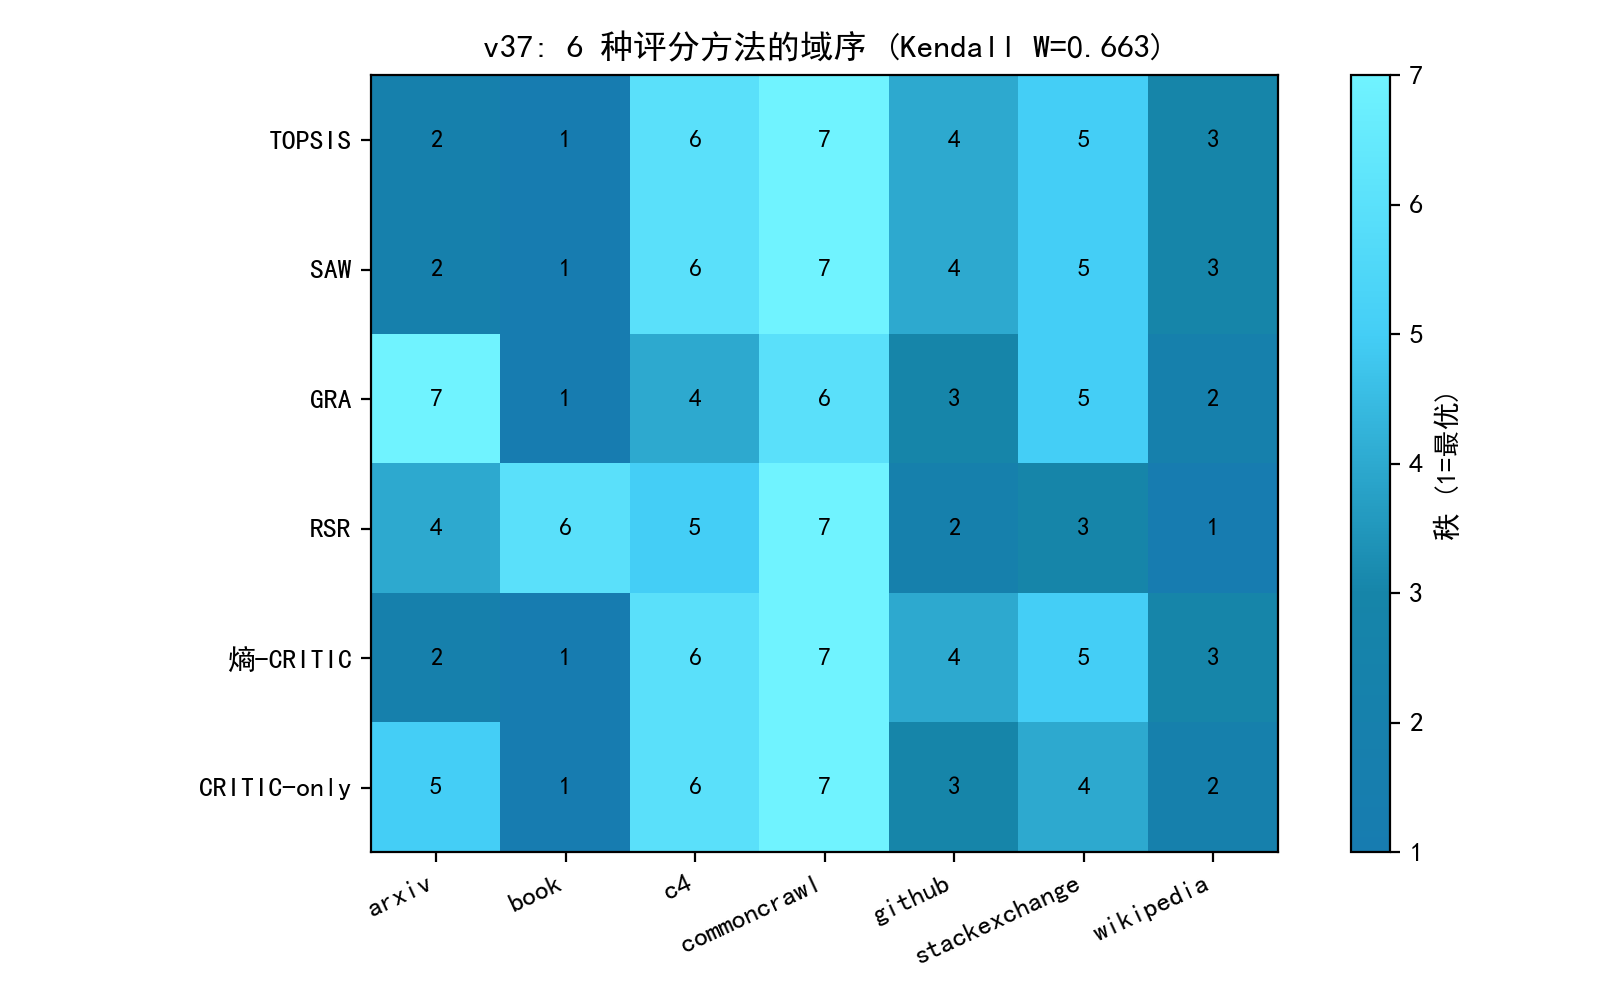

Recreate this plot in Python.
# -*- coding: utf-8 -*-
"""
v37 实验: 综合评分方法的域序一致性 (Kendall W / 两两 Spearman)
在抽样+扩展数据上, 用 6 种评分方法 (TOPSIS / SAW / GRA / RSR /
熵-CRITIC(0.5:0.5) / CRITIC-only) 各自得到七域域级质量分排序:
1) Kendall 协同系数 W: 6 方法是否一致同意"book 最优"类排序?
2) 两两 Spearman: 方法间成对一致性.
结论: 域级质量排序方法不变 (W 接近 1), 为评分方法选择提供统计依据.
输出: experiments/v37_p1_method_agree.csv/.json/.png
"""
import os, sys, json
import numpy as np
import pandas as pd
sys.path.insert(0, os.path.join(os.path.dirname(__file__), "..", "code"))
from p1_quality import (load_jsonl_xz, build_frame, winsorize_minmax,
                        entropy_weight, critic_weight, topsis, ALL_IND)
from common import A, BASE
from scipy.stats import spearmanr

EX = os.path.join(os.path.dirname(__file__))
os.makedirs(EX, exist_ok=True)

import matplotlib
matplotlib.use("Agg")
import matplotlib.pyplot as plt
import matplotlib.font_manager as fm
for _f in ("SimHei.ttf", "simsun.ttf"):
    _p = os.path.join(BASE, _f)
    if os.path.exists(_p):
        fm.fontManager.addfont(_p)
plt.rcParams["font.sans-serif"] = ["SimHei"]
plt.rcParams["axes.unicode_minus"] = False
plt.rcParams["axes.prop_cycle"] = "cycler(color=['#177cb0', '#1685a9', '#3eede7', '#70f3ff', '#44cef6', '#88ada6'])"
import plotstyle


def gra(X, ref):
    """灰色关联度: 参考序列为各列最优(越大越好)"""
    d = np.abs(X - ref)
    dmin, dmax = d.min(), d.max()
    rho = (dmin + 0.5 * dmax) / (d + 0.5 * dmax)
    return rho.mean(axis=1)


def saw(X, w):
    return X @ w


def rsr(X):
    """秩和比: 各指标内 rank 求和后归一"""
    R = np.zeros_like(X)
    for j in range(X.shape[1]):
        R[:, j] = X[:, j].argsort().argsort() + 1
    return R.sum(axis=1) / (X.shape[1] * X.shape[0])


def main():
    a1 = load_jsonl_xz(os.path.join(A, "slimpajama_quality_signal_sample.jsonl.xz"), limit=60000)
    a2 = load_jsonl_xz(os.path.join(A, "slimpajama_quality_extended", "arxiv_part-6777d8857c6e-000486.jsonl.xz"), limit=15000)
    a3 = load_jsonl_xz(os.path.join(A, "slimpajama_quality_extended", "github_part-6777d8857c6e-000275.jsonl.xz"), limit=15000)
    df = pd.concat([build_frame(a1), build_frame(a2, domain_hint="arxiv"),
                    build_frame(a3, domain_hint="github")], ignore_index=True)
    dom = df["_source_domain"].fillna("none").to_numpy()
    Xraw = df[ALL_IND].to_numpy(dtype=float)
    X = winsorize_minmax(Xraw.copy())
    X = np.where(np.isnan(X), np.nanmean(X, axis=0), X)
    we, _e = entropy_weight(X)
    wc = critic_weight(X)[0]
    w = 0.5 * np.asarray(we, float) + 0.5 * np.asarray(wc, float)
    wE = np.asarray(we, float); wC = np.asarray(wc, float)

    scores = {"TOPSIS": topsis(X, w), "SAW": saw(X, w), "GRA": gra(X, X.max(axis=0)),
              "RSR": rsr(X), "熵-CRITIC": saw(X, w), "CRITIC-only": saw(X, wC)}
    doms = np.unique(dom)
    doms = [d for d in doms if np.sum(dom == d) >= 50]
    print("域:", doms)
    table = {}
    for name, s in scores.items():
        means = pd.Series(s, index=dom).groupby(level=0).mean()
        table[name] = [means[d] for d in doms]
    df2 = pd.DataFrame(table, index=doms)
    df2.to_csv(os.path.join(EX, "v37_p1_method_agree.csv"), encoding="utf-8-sig")

    # Kendall W
    ranks = df2.rank(axis=0, ascending=False)
    T = ranks.sum(axis=1)
    m, n = len(table), len(doms)
    S = np.sum((T - m * (n + 1) / 2) ** 2)
    W = 12 * S / (m ** 2 * n * (n ** 2 - 1))
    print(f"Kendall W = {W:.4f} (m={m}, n={n})")

    # 两两 Spearman (按域对齐)
    pairs = []
    names = list(table.keys())
    for i in range(m):
        for j in range(i + 1, m):
            rho = spearmanr(df2[names[i]], df2[names[j]]).statistic
            pairs.append({"a": names[i], "b": names[j], "spearman": float(rho)})
    pr = pd.DataFrame(pairs)
    pr.to_csv(os.path.join(EX, "v37_p1_method_pairwise.csv"), index=False, encoding="utf-8-sig")
    print("两两 Spearman 均值: %.3f | 最小: %.3f" % (pr["spearman"].mean(), pr["spearman"].min()))
    print("排序(各方法):")
    print(df2.rank(axis=0, ascending=False).astype(int).to_string())

    with open(os.path.join(EX, "v37_p1_method_agree.json"), "w", encoding="utf-8") as f:
        json.dump({"kendall_W": float(W), "pairwise": pr.to_dict("records"),
                   "ranks": df2.rank(axis=0, ascending=False).astype(int).to_dict()},
                  f, ensure_ascii=False, indent=2)

    fig, ax = plt.subplots(figsize=(8, 5))
    R = df2.rank(axis=0, ascending=False).astype(int)
    im = ax.imshow(R.T, cmap="cyan_seq_r", vmin=1, vmax=7)
    ax.set_xticks(range(len(doms))); ax.set_xticklabels(doms, rotation=25, ha="right")
    ax.set_yticks(range(len(names))); ax.set_yticklabels(names)
    for i in range(len(names)):
        for j in range(len(doms)):
            ax.text(j, i, str(R.iloc[j, i]), ha="center", va="center", fontsize=9)
    ax.set_title(f"v37: 6 种评分方法的域序 (Kendall W={W:.3f})")
    fig.colorbar(im, ax=ax, label="秩 (1=最优)")
    fig.tight_layout(); fig.savefig(os.path.join(EX, "v37_p1_method_agree.png"), dpi=200)
    plt.close(fig)
    print("\ndone v37")


if __name__ == "__main__":
    main()
